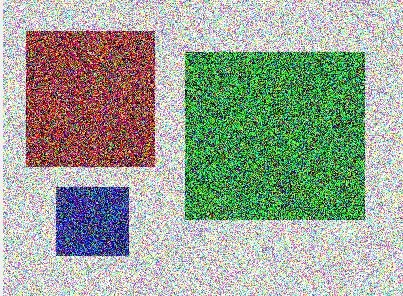
//> input picture practice-4/images/noise.jpg, 403 x 296 px
$ ./task_7   (built with g++ and OpenCV 4)
//> lines starting //> are read from the running program, lines starting //| are printed output that depends on the picture; after the words box and inside, x2 and y2 are one past the last pixel; in counts of white or black regions, pixels touching at a corner belong together
#include "opencv2/opencv.hpp"
#include "opencv2/imgproc.hpp"
#include "opencv2/highgui.hpp"
#include <iostream>
#include <algorithm>

using namespace std;

int main(int argc, char **argv)
{
    // 读入原图并灰度化
    cv::Mat srcImage, grayImage;
    srcImage = cv::imread("images/noise.jpg", cv::IMREAD_COLOR);
//> srcImage is the input picture: 296 rows x 403 cols, CV_8UC3; mean B, G, R 149.9, 163.9, 154.3
    cv::imshow("噪声原图", srcImage);

    cv::cvtColor(srcImage, grayImage, cv::COLOR_BGR2GRAY);
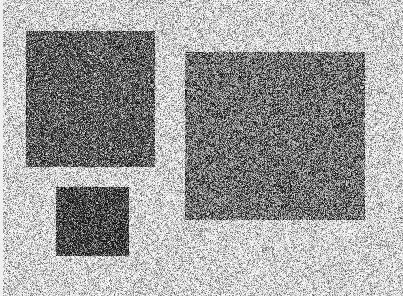
//> grayImage: 296 rows x 403 cols, CV_8UC1; min 1, max 255, mean 159.4
    cv::imshow("噪声灰度图", grayImage);

    // 高斯滤波
    cv::GaussianBlur(grayImage, grayImage, cv::Size(5, 5), 0, 0);
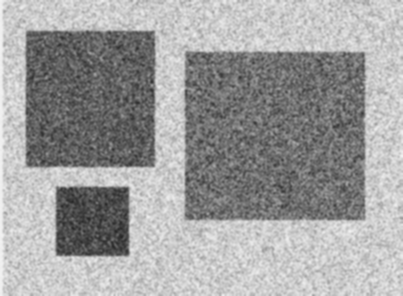
//> grayImage: 296 rows x 403 cols, CV_8UC1; min 39, max 242, mean 159.4
    cv::imshow("噪声-高斯滤波", grayImage);

    // 阈值分割
    cv::Mat threholdImage;
    cv::threshold(grayImage, threholdImage, 0, 255, cv::THRESH_BINARY | cv::THRESH_OTSU);
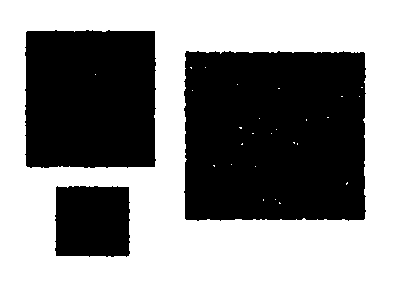
//> threholdImage: 296 rows x 403 cols, CV_8UC1; 55.8% white; 3 black regions, box (x1, y1, x2, y2) and area: (184, 51, 366, 221) 30091, (25, 30, 156, 168) 17588, (55, 186, 130, 257) 5088
    cv::imshow("噪声-阈值分割", threholdImage);

    // 图像形态学-腐蚀
    cv::Mat dstImage;
    cv::Point anchor = cv::Point(-1, -1);
    cv::Mat element = cv::getStructuringElement(cv::MORPH_RECT, cv::Size(3, 3), anchor);

    cv::morphologyEx(threholdImage, dstImage, cv::MORPH_ERODE, element, anchor);
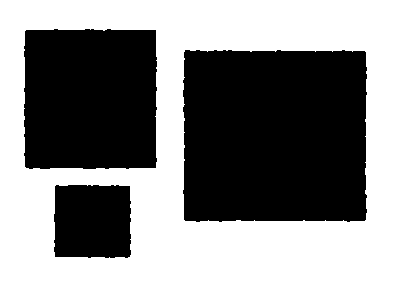
//> dstImage: 296 rows x 403 cols, CV_8UC1; 54.3% white; 3 black regions
    cv::imshow("噪声-形态学腐蚀", dstImage);

    /** 依靠方块轮廓计算面积 **/
    vector<vector<cv::Point>> contours;
    vector<cv::Vec4i> hierarchy;
    // 寻找方块轮廓
    cv::findContours(dstImage, contours, hierarchy, cv::RETR_TREE, cv::CHAIN_APPROX_SIMPLE, cv::Point());
//> contours = 4 contours; box (x1, y1, x2, y2) and area: (0, 0, 403, 296) 118590, (182, 49, 368, 223) 31312, (23, 28, 158, 170) 18450, (53, 184, 132, 259) 5565
    //sort(contours.begin(), contours.end());

    for (size_t i = 1; i < contours.size(); i++)
    {
         double area = cv::contourArea(contours[i]);
         cout << "第" << i << "个方块的面积 = " << area  << endl;
    }
//> this loop made 3 passes
//> area on passes 1 to 3: 5565, 31312.5, 18450
//| 第1个方块的面积 = 5565
//| 第2个方块的面积 = 31312.5
//| 第3个方块的面积 = 18450

    cv::waitKey(0);

	return 0;
}
